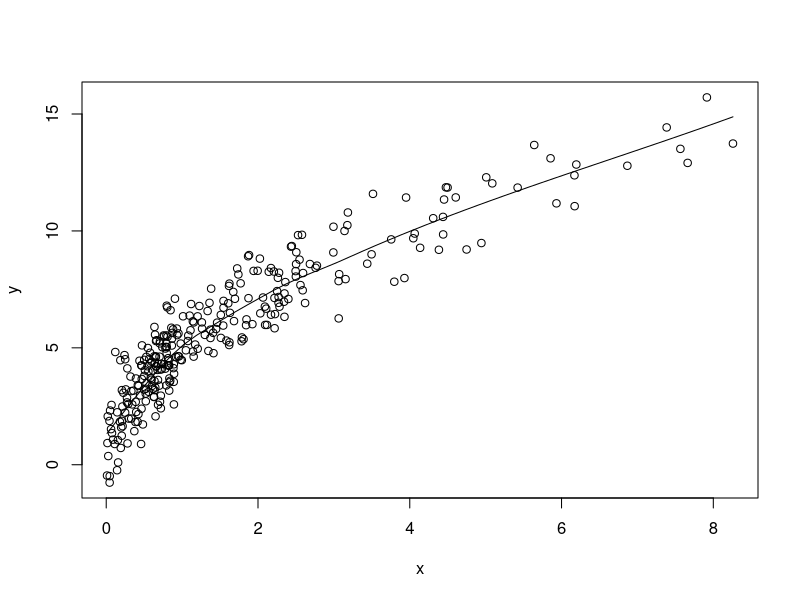
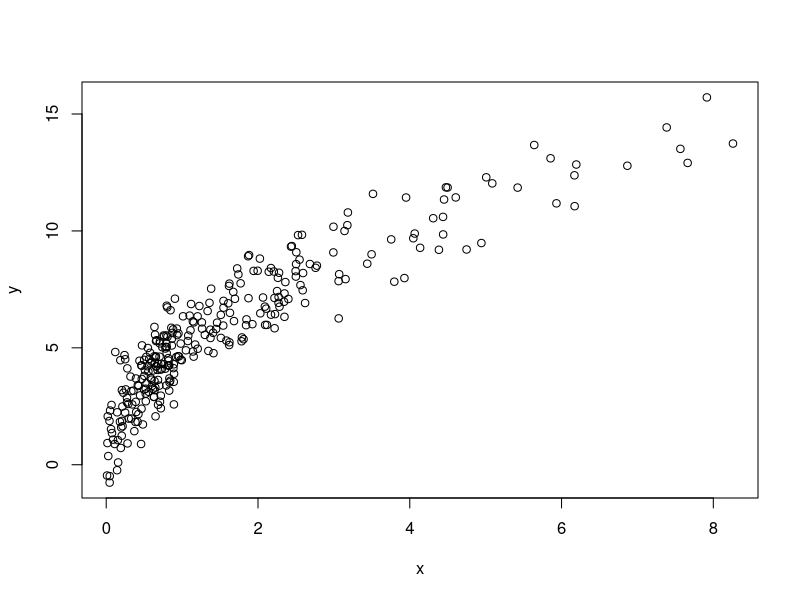
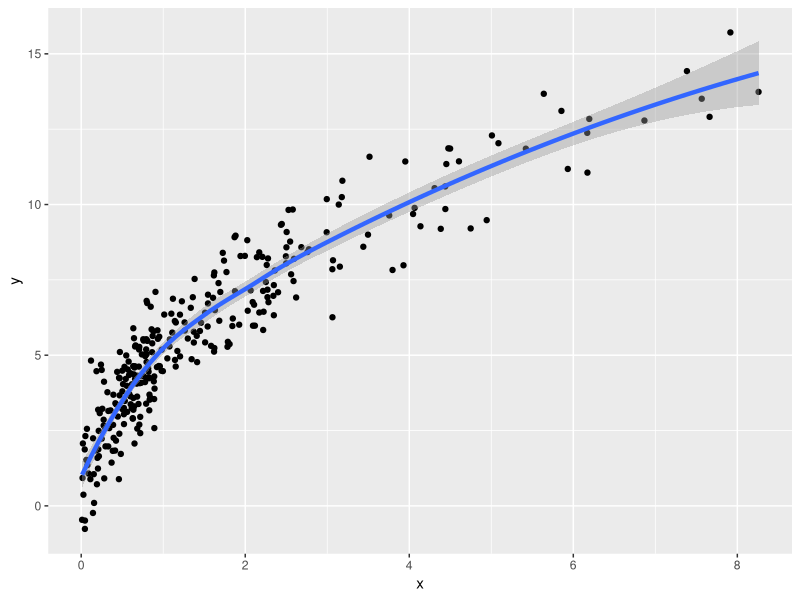
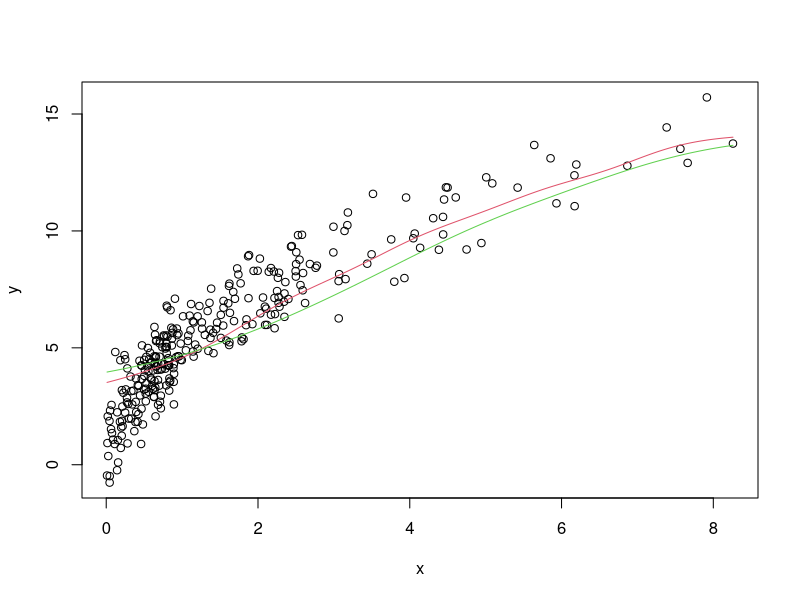

The R script that drew these images, in order:
library(ggplot2)

rg <- function(alpha, n) {
    r_exp <- rexp(n, 0.5)
    r_beta <- rbeta(n, 5, 2)
    r_unif <- runif(n)
    ## here I assume the order in the result vector does not matter(iid)
    ## to simplify the method
    r_mix <- r_exp[r_unif < alpha]
    r_mix <- append(r_mix, r_beta[r_unif >= alpha])
    return(r_mix)
}

set.seed(100)
x <- rg(0.8, 300)
y <- 5 * x^(1/2) + rnorm(300, 0, 1)



## Q1
scatter.smooth(x,y)

loess <- loess(y ~ x)
summary(loess)
plot(x, y)

p <- qplot(x = x, y = y)
p + geom_smooth(method = "loess", size = 1.5)


samp <- data.frame(x, y)
x0 <- x[1]

sort <- sort(abs(x0 - samp$x), index.return = TRUE)
L <- sort$ix[1:5]
samp[L,]

## Q3
plot(x,y)
lines(ksmooth(x, y, "normal", bandwidth = 2), col = 2)
lines(ksmooth(x, y, "normal", bandwidth = 3), col = 3)

?geom_smooth


samp <- data.frame(x,y)
